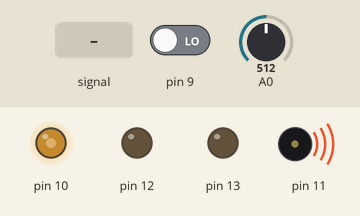
This sketch was run on a simulated Arduino Uno, built with avr-gcc and run on an emulated ATmega328P. Shown: output pins drawn as LEDs (lit = HIGH), buzzer (waves = sounding). Inputs (shaded band) come from the test bench; at power-on: A0 = 512, pin 9 LOW.

Above: at 1.2 s.
1.3 s: A0 set to 716
At 2.5 s:
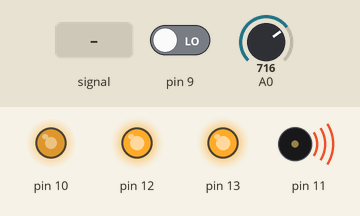
2.8 s: pin 9 driven HIGH
Timing chart, 0 to 3.6 s (numbered marks = the images above; inputs shaded):
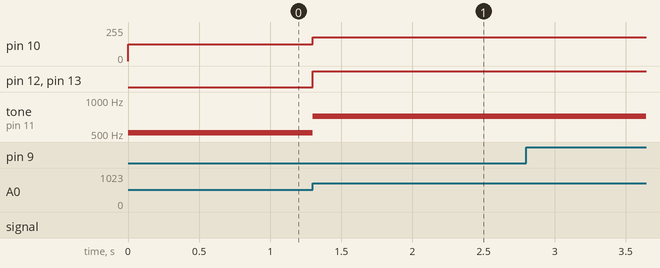

Measured:
- after the input at 1.3 s, pin 10: 127/255 → 178/255 at once; pin 12, pin 13: LOW → HIGH at once; tone on pin 11: 512 Hz → 716 Hz at once

The sketch:

202324T2_R301_L3_knob_Aitor.ino
```cpp
void setup() {
	pinMode(9,INPUT);
	pinMode(13,OUTPUT);
	pinMode(10,OUTPUT);
	pinMode(12,OUTPUT);
	digitalWrite(13,HIGH);
	digitalWrite(10,HIGH);
	digitalWrite(12,HIGH);
	pinMode(11,OUTPUT);
}

void loop() {
if (digitalRead(9)){
	digitalWrite(13, HIGH);
	digitalWrite(12, HIGH);
	digitalWrite(10, HIGH);
}
	int  knob = analogRead(A0);
	int value =map(knob, 0, 1023, 0, 255);
	analogWrite(13, value);
  analogWrite(12, value);
	analogWrite(10, value);
	tone(11, knob, 5);
}
```
